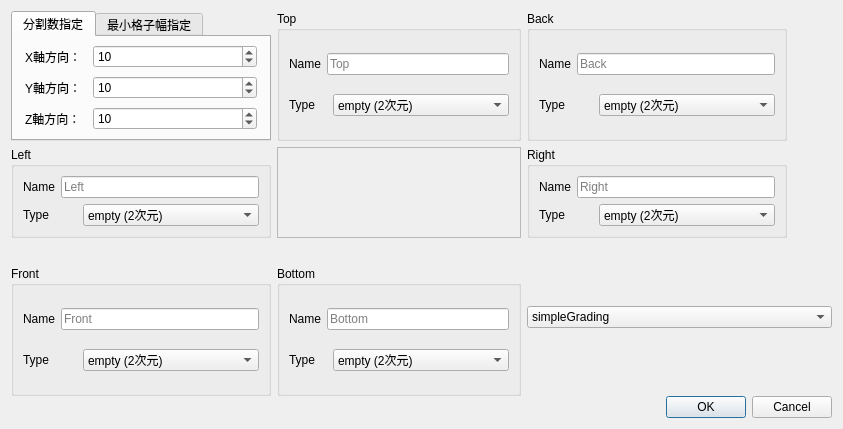
<?xml version="1.0" encoding="UTF-8"?>
<ui version="4.0">
 <class>CBoxDefineDialog</class>
 <widget class="QDialog" name="CBoxDefineDialog">
  <property name="geometry">
   <rect>
    <x>0</x>
    <y>0</y>
    <width>843</width>
    <height>429</height>
   </rect>
  </property>
  <property name="windowTitle">
   <string>Dialog</string>
  </property>
  <layout class="QGridLayout" name="gridLayout_9">
   <item row="0" column="0">
    <layout class="QGridLayout" name="gridLayout">
     <item row="2" column="0" rowspan="4">
      <widget class="QGroupBox" name="FrontGroup">
       <property name="maximumSize">
        <size>
         <width>260</width>
         <height>130</height>
        </size>
       </property>
       <property name="title">
        <string>Front</string>
       </property>
       <layout class="QGridLayout" name="gridLayout_7">
        <item row="0" column="0">
         <widget class="QLabel" name="FrontNameLabel">
          <property name="text">
           <string>Name</string>
          </property>
         </widget>
        </item>
        <item row="1" column="2">
         <widget class="QComboBox" name="FrontTypecombo">
          <item>
           <property name="text">
            <string>empty (2次元)</string>
           </property>
          </item>
          <item>
           <property name="text">
            <string>patch (パッチ)</string>
           </property>
          </item>
          <item>
           <property name="text">
            <string>wall (壁)</string>
           </property>
          </item>
          <item>
           <property name="text">
            <string>symmetryPlane (対称面)</string>
           </property>
          </item>
          <item>
           <property name="text">
            <string>cyclic (周期境界)</string>
           </property>
          </item>
          <item>
           <property name="text">
            <string>cyclicAMI (不整合周期境界)</string>
           </property>
          </item>
          <item>
           <property name="text">
            <string>wedge (2次元軸対称)</string>
           </property>
          </item>
          <item>
           <property name="text">
            <string>連続</string>
           </property>
          </item>
         </widget>
        </item>
        <item row="0" column="1" colspan="2">
         <widget class="QLineEdit" name="FrontNameEdit">
          <property name="placeholderText">
           <string>Front</string>
          </property>
         </widget>
        </item>
        <item row="1" column="0" colspan="2">
         <widget class="QLabel" name="FrontTypeLabel">
          <property name="text">
           <string>Type</string>
          </property>
         </widget>
        </item>
       </layout>
      </widget>
     </item>
     <item row="0" column="2">
      <widget class="QGroupBox" name="BackGroup">
       <property name="maximumSize">
        <size>
         <width>260</width>
         <height>130</height>
        </size>
       </property>
       <property name="title">
        <string>Back</string>
       </property>
       <layout class="QGridLayout" name="gridLayout_3">
        <item row="1" column="0" colspan="2">
         <widget class="QLabel" name="BackTypeLabel">
          <property name="text">
           <string>Type</string>
          </property>
         </widget>
        </item>
        <item row="1" column="2">
         <widget class="QComboBox" name="BackTypecombo">
          <item>
           <property name="text">
            <string>empty (2次元)</string>
           </property>
          </item>
          <item>
           <property name="text">
            <string>patch (パッチ)</string>
           </property>
          </item>
          <item>
           <property name="text">
            <string>wall (壁)</string>
           </property>
          </item>
          <item>
           <property name="text">
            <string>symmetryPlane (対称面)</string>
           </property>
          </item>
          <item>
           <property name="text">
            <string>cyclic (周期境界)</string>
           </property>
          </item>
          <item>
           <property name="text">
            <string>cyclicAMI (不整合周期境界)</string>
           </property>
          </item>
          <item>
           <property name="text">
            <string>wedge (2次元軸対称)</string>
           </property>
          </item>
          <item>
           <property name="text">
            <string>連続</string>
           </property>
          </item>
         </widget>
        </item>
        <item row="0" column="0">
         <widget class="QLabel" name="BackNameLabel">
          <property name="text">
           <string>Name</string>
          </property>
         </widget>
        </item>
        <item row="0" column="1" colspan="2">
         <widget class="QLineEdit" name="BackNameEdit">
          <property name="placeholderText">
           <string>Back</string>
          </property>
         </widget>
        </item>
       </layout>
      </widget>
     </item>
     <item row="1" column="0">
      <widget class="QGroupBox" name="LeftGroup">
       <property name="maximumSize">
        <size>
         <width>260</width>
         <height>130</height>
        </size>
       </property>
       <property name="title">
        <string>Left</string>
       </property>
       <layout class="QGridLayout" name="gridLayout_5">
        <item row="0" column="0">
         <widget class="QLabel" name="LeftNameLabel">
          <property name="text">
           <string>Name</string>
          </property>
         </widget>
        </item>
        <item row="0" column="1" colspan="2">
         <widget class="QLineEdit" name="LeftNameEdit">
          <property name="placeholderText">
           <string>Left</string>
          </property>
         </widget>
        </item>
        <item row="1" column="2">
         <widget class="QComboBox" name="LeftTypecombo">
          <item>
           <property name="text">
            <string>empty (2次元)</string>
           </property>
          </item>
          <item>
           <property name="text">
            <string>patch (パッチ)</string>
           </property>
          </item>
          <item>
           <property name="text">
            <string>wall (壁)</string>
           </property>
          </item>
          <item>
           <property name="text">
            <string>symmetryPlane (対称面)</string>
           </property>
          </item>
          <item>
           <property name="text">
            <string>cyclic (周期境界)</string>
           </property>
          </item>
          <item>
           <property name="text">
            <string>cyclicAMI (不整合周期境界)</string>
           </property>
          </item>
          <item>
           <property name="text">
            <string>wedge (2次元軸対称)</string>
           </property>
          </item>
          <item>
           <property name="text">
            <string>None(連続)</string>
           </property>
          </item>
         </widget>
        </item>
        <item row="1" column="0" colspan="2">
         <widget class="QLabel" name="LeftTypeLabel">
          <property name="text">
           <string>Type</string>
          </property>
         </widget>
        </item>
       </layout>
      </widget>
     </item>
     <item row="5" column="2">
      <widget class="QDialogButtonBox" name="buttonBox">
       <property name="orientation">
        <enum>Qt::Horizontal</enum>
       </property>
       <property name="standardButtons">
        <set>QDialogButtonBox::Cancel|QDialogButtonBox::Ok</set>
       </property>
      </widget>
     </item>
     <item row="1" column="1">
      <widget class="QFrame" name="frame">
       <property name="frameShape">
        <enum>QFrame::StyledPanel</enum>
       </property>
       <property name="frameShadow">
        <enum>QFrame::Raised</enum>
       </property>
       <layout class="QVBoxLayout" name="verticalLayout_2">
        <property name="leftMargin">
         <number>0</number>
        </property>
        <property name="topMargin">
         <number>0</number>
        </property>
        <property name="rightMargin">
         <number>0</number>
        </property>
        <property name="bottomMargin">
         <number>0</number>
        </property>
        <item>
         <widget class="QWidget" name="Viewer" native="true"/>
        </item>
       </layout>
      </widget>
     </item>
     <item row="0" column="1">
      <widget class="QGroupBox" name="TopGroup">
       <property name="maximumSize">
        <size>
         <width>260</width>
         <height>130</height>
        </size>
       </property>
       <property name="title">
        <string>Top</string>
       </property>
       <layout class="QGridLayout" name="gridLayout_2">
        <item row="0" column="0">
         <widget class="QLabel" name="TopNameLabel">
          <property name="text">
           <string>Name</string>
          </property>
         </widget>
        </item>
        <item row="0" column="1" colspan="2">
         <widget class="QLineEdit" name="TopNameEdit">
          <property name="placeholderText">
           <string>Top</string>
          </property>
         </widget>
        </item>
        <item row="1" column="0" colspan="2">
         <widget class="QLabel" name="TopTypeLabel">
          <property name="text">
           <string>Type</string>
          </property>
         </widget>
        </item>
        <item row="1" column="2">
         <widget class="QComboBox" name="TopTypecombo">
          <item>
           <property name="text">
            <string>empty (2次元)</string>
           </property>
          </item>
          <item>
           <property name="text">
            <string>patch (パッチ)</string>
           </property>
          </item>
          <item>
           <property name="text">
            <string>wall (壁)</string>
           </property>
          </item>
          <item>
           <property name="text">
            <string>symmetryPlane (対称面)</string>
           </property>
          </item>
          <item>
           <property name="text">
            <string>cyclic (周期境界)</string>
           </property>
          </item>
          <item>
           <property name="text">
            <string>cyclicAMI (不整合周期境界)</string>
           </property>
          </item>
          <item>
           <property name="text">
            <string>wedge (2次元軸対称)</string>
           </property>
          </item>
          <item>
           <property name="text">
            <string>None(連続)</string>
           </property>
          </item>
         </widget>
        </item>
       </layout>
      </widget>
     </item>
     <item row="1" column="2">
      <widget class="QGroupBox" name="RightGroup">
       <property name="maximumSize">
        <size>
         <width>260</width>
         <height>130</height>
        </size>
       </property>
       <property name="title">
        <string>Right</string>
       </property>
       <layout class="QGridLayout" name="gridLayout_4">
        <item row="1" column="2">
         <widget class="QComboBox" name="RightTypecombo">
          <item>
           <property name="text">
            <string>empty (2次元)</string>
           </property>
          </item>
          <item>
           <property name="text">
            <string>patch (パッチ)</string>
           </property>
          </item>
          <item>
           <property name="text">
            <string>wall (壁)</string>
           </property>
          </item>
          <item>
           <property name="text">
            <string>symmetryPlane (対称面)</string>
           </property>
          </item>
          <item>
           <property name="text">
            <string>cyclic (周期境界)</string>
           </property>
          </item>
          <item>
           <property name="text">
            <string>cyclicAMI (不整合周期境界)</string>
           </property>
          </item>
          <item>
           <property name="text">
            <string>wedge (2次元軸対称)</string>
           </property>
          </item>
          <item>
           <property name="text">
            <string>None(連続)</string>
           </property>
          </item>
         </widget>
        </item>
        <item row="0" column="1" colspan="2">
         <widget class="QLineEdit" name="RightNameEdit">
          <property name="placeholderText">
           <string>Right</string>
          </property>
         </widget>
        </item>
        <item row="0" column="0">
         <widget class="QLabel" name="RightNameLabel">
          <property name="text">
           <string>Name</string>
          </property>
         </widget>
        </item>
        <item row="1" column="0" colspan="2">
         <widget class="QLabel" name="RightTypeLabel">
          <property name="text">
           <string>Type</string>
          </property>
         </widget>
        </item>
       </layout>
      </widget>
     </item>
     <item row="2" column="1" rowspan="4">
      <widget class="QGroupBox" name="BottomGroup">
       <property name="maximumSize">
        <size>
         <width>260</width>
         <height>130</height>
        </size>
       </property>
       <property name="title">
        <string>Bottom</string>
       </property>
       <layout class="QGridLayout" name="gridLayout_6">
        <item row="1" column="0" colspan="2">
         <widget class="QLabel" name="BottomTypeLabel">
          <property name="text">
           <string>Type</string>
          </property>
         </widget>
        </item>
        <item row="1" column="2">
         <widget class="QComboBox" name="BottomTypecombo">
          <item>
           <property name="text">
            <string>empty (2次元)</string>
           </property>
          </item>
          <item>
           <property name="text">
            <string>patch (パッチ)</string>
           </property>
          </item>
          <item>
           <property name="text">
            <string>wall (壁)</string>
           </property>
          </item>
          <item>
           <property name="text">
            <string>symmetryPlane (対称面)</string>
           </property>
          </item>
          <item>
           <property name="text">
            <string>cyclic (周期境界)</string>
           </property>
          </item>
          <item>
           <property name="text">
            <string>cyclicAMI (不整合周期境界)</string>
           </property>
          </item>
          <item>
           <property name="text">
            <string>wedge (2次元軸対称)</string>
           </property>
          </item>
          <item>
           <property name="text">
            <string>None(連続)</string>
           </property>
          </item>
         </widget>
        </item>
        <item row="0" column="0">
         <widget class="QLabel" name="BottomNameLabel">
          <property name="text">
           <string>Name</string>
          </property>
         </widget>
        </item>
        <item row="0" column="1" colspan="2">
         <widget class="QLineEdit" name="BottomNameEdit">
          <property name="placeholderText">
           <string>Bottom</string>
          </property>
         </widget>
        </item>
       </layout>
      </widget>
     </item>
     <item row="0" column="0">
      <widget class="QTabWidget" name="tabWidget">
       <property name="maximumSize">
        <size>
         <width>260</width>
         <height>130</height>
        </size>
       </property>
       <property name="currentIndex">
        <number>0</number>
       </property>
       <widget class="QWidget" name="tabWidgetPage1">
        <attribute name="title">
         <string>分割数指定</string>
        </attribute>
        <layout class="QGridLayout" name="gridLayout_8">
         <property name="leftMargin">
          <number>12</number>
         </property>
         <property name="topMargin">
          <number>0</number>
         </property>
         <property name="rightMargin">
          <number>12</number>
         </property>
         <property name="bottomMargin">
          <number>0</number>
         </property>
         <property name="horizontalSpacing">
          <number>12</number>
         </property>
         <property name="verticalSpacing">
          <number>0</number>
         </property>
         <item row="0" column="1">
          <widget class="QSpinBox" name="XspinBox">
           <property name="minimum">
            <number>1</number>
           </property>
           <property name="maximum">
            <number>1000000</number>
           </property>
           <property name="value">
            <number>10</number>
           </property>
          </widget>
         </item>
         <item row="1" column="0">
          <widget class="QLabel" name="label_4">
           <property name="sizePolicy">
            <sizepolicy hsizetype="Maximum" vsizetype="Preferred">
             <horstretch>0</horstretch>
             <verstretch>0</verstretch>
            </sizepolicy>
           </property>
           <property name="text">
            <string>Y軸方向：</string>
           </property>
           <property name="alignment">
            <set>Qt::AlignLeading|Qt::AlignLeft|Qt::AlignVCenter</set>
           </property>
          </widget>
         </item>
         <item row="1" column="1">
          <widget class="QSpinBox" name="YspinBox">
           <property name="minimum">
            <number>1</number>
           </property>
           <property name="maximum">
            <number>1000000</number>
           </property>
           <property name="value">
            <number>10</number>
           </property>
          </widget>
         </item>
         <item row="2" column="0">
          <widget class="QLabel" name="label">
           <property name="sizePolicy">
            <sizepolicy hsizetype="Maximum" vsizetype="Preferred">
             <horstretch>0</horstretch>
             <verstretch>0</verstretch>
            </sizepolicy>
           </property>
           <property name="text">
            <string>Z軸方向：</string>
           </property>
           <property name="alignment">
            <set>Qt::AlignLeading|Qt::AlignLeft|Qt::AlignVCenter</set>
           </property>
          </widget>
         </item>
         <item row="2" column="1">
          <widget class="QSpinBox" name="ZspinBox">
           <property name="minimum">
            <number>1</number>
           </property>
           <property name="maximum">
            <number>1000000</number>
           </property>
           <property name="value">
            <number>10</number>
           </property>
          </widget>
         </item>
         <item row="0" column="0">
          <widget class="QLabel" name="label_3">
           <property name="sizePolicy">
            <sizepolicy hsizetype="Maximum" vsizetype="Preferred">
             <horstretch>0</horstretch>
             <verstretch>0</verstretch>
            </sizepolicy>
           </property>
           <property name="text">
            <string>X軸方向：</string>
           </property>
           <property name="alignment">
            <set>Qt::AlignLeading|Qt::AlignLeft|Qt::AlignVCenter</set>
           </property>
          </widget>
         </item>
        </layout>
       </widget>
       <widget class="QWidget" name="tab">
        <attribute name="title">
         <string>最小格子幅指定</string>
        </attribute>
        <layout class="QGridLayout" name="gridLayout_10">
         <property name="leftMargin">
          <number>12</number>
         </property>
         <property name="topMargin">
          <number>0</number>
         </property>
         <property name="rightMargin">
          <number>12</number>
         </property>
         <property name="bottomMargin">
          <number>0</number>
         </property>
         <property name="horizontalSpacing">
          <number>12</number>
         </property>
         <property name="verticalSpacing">
          <number>0</number>
         </property>
         <item row="0" column="0">
          <widget class="QLabel" name="label_7">
           <property name="text">
            <string>X軸方向：</string>
           </property>
          </widget>
         </item>
         <item row="0" column="1">
          <widget class="QDoubleSpinBox" name="doubleSpinBox">
           <property name="value">
            <double>1.000000000000000</double>
           </property>
          </widget>
         </item>
         <item row="0" column="2">
          <widget class="QComboBox" name="comboBox">
           <item>
            <property name="text">
             <string>Disable</string>
            </property>
           </item>
           <item>
            <property name="text">
             <string>Right</string>
            </property>
           </item>
           <item>
            <property name="text">
             <string>Left</string>
            </property>
           </item>
          </widget>
         </item>
         <item row="1" column="0">
          <widget class="QLabel" name="label_5">
           <property name="text">
            <string>Y軸方向：</string>
           </property>
          </widget>
         </item>
         <item row="1" column="1">
          <widget class="QDoubleSpinBox" name="doubleSpinBox_2">
           <property name="value">
            <double>1.000000000000000</double>
           </property>
          </widget>
         </item>
         <item row="1" column="2">
          <widget class="QComboBox" name="comboBox_2">
           <item>
            <property name="text">
             <string>Disable</string>
            </property>
           </item>
           <item>
            <property name="text">
             <string>Top</string>
            </property>
           </item>
           <item>
            <property name="text">
             <string>Bottom</string>
            </property>
           </item>
          </widget>
         </item>
         <item row="2" column="0">
          <widget class="QLabel" name="label_6">
           <property name="text">
            <string>Z軸方向：</string>
           </property>
          </widget>
         </item>
         <item row="2" column="1">
          <widget class="QDoubleSpinBox" name="doubleSpinBox_3">
           <property name="value">
            <double>1.000000000000000</double>
           </property>
          </widget>
         </item>
         <item row="2" column="2">
          <widget class="QComboBox" name="comboBox_3">
           <item>
            <property name="text">
             <string>Disable</string>
            </property>
           </item>
           <item>
            <property name="text">
             <string>Front</string>
            </property>
           </item>
           <item>
            <property name="text">
             <string>Back</string>
            </property>
           </item>
          </widget>
         </item>
        </layout>
       </widget>
      </widget>
     </item>
     <item row="2" column="2" rowspan="3">
      <layout class="QVBoxLayout" name="verticalLayout_3">
       <item>
        <widget class="QComboBox" name="GradingCombo">
         <item>
          <property name="text">
           <string>simpleGrading</string>
          </property>
         </item>
         <item>
          <property name="text">
           <string>edgeGrading</string>
          </property>
         </item>
        </widget>
       </item>
       <item>
        <layout class="QGridLayout" name="GradingArgsLayout"/>
       </item>
      </layout>
     </item>
    </layout>
   </item>
  </layout>
 </widget>
 <resources/>
 <connections>
  <connection>
   <sender>buttonBox</sender>
   <signal>rejected()</signal>
   <receiver>CBoxDefineDialog</receiver>
   <slot>reject()</slot>
   <hints>
    <hint type="sourcelabel">
     <x>938</x>
     <y>380</y>
    </hint>
    <hint type="destinationlabel">
     <x>934</x>
     <y>311</y>
    </hint>
   </hints>
  </connection>
  <connection>
   <sender>buttonBox</sender>
   <signal>accepted()</signal>
   <receiver>CBoxDefineDialog</receiver>
   <slot>AcceptProxy()</slot>
   <hints>
    <hint type="sourcelabel">
     <x>855</x>
     <y>385</y>
    </hint>
    <hint type="destinationlabel">
     <x>806</x>
     <y>370</y>
    </hint>
   </hints>
  </connection>
 </connections>
 <slots>
  <slot>AcceptProxy()</slot>
 </slots>
</ui>
